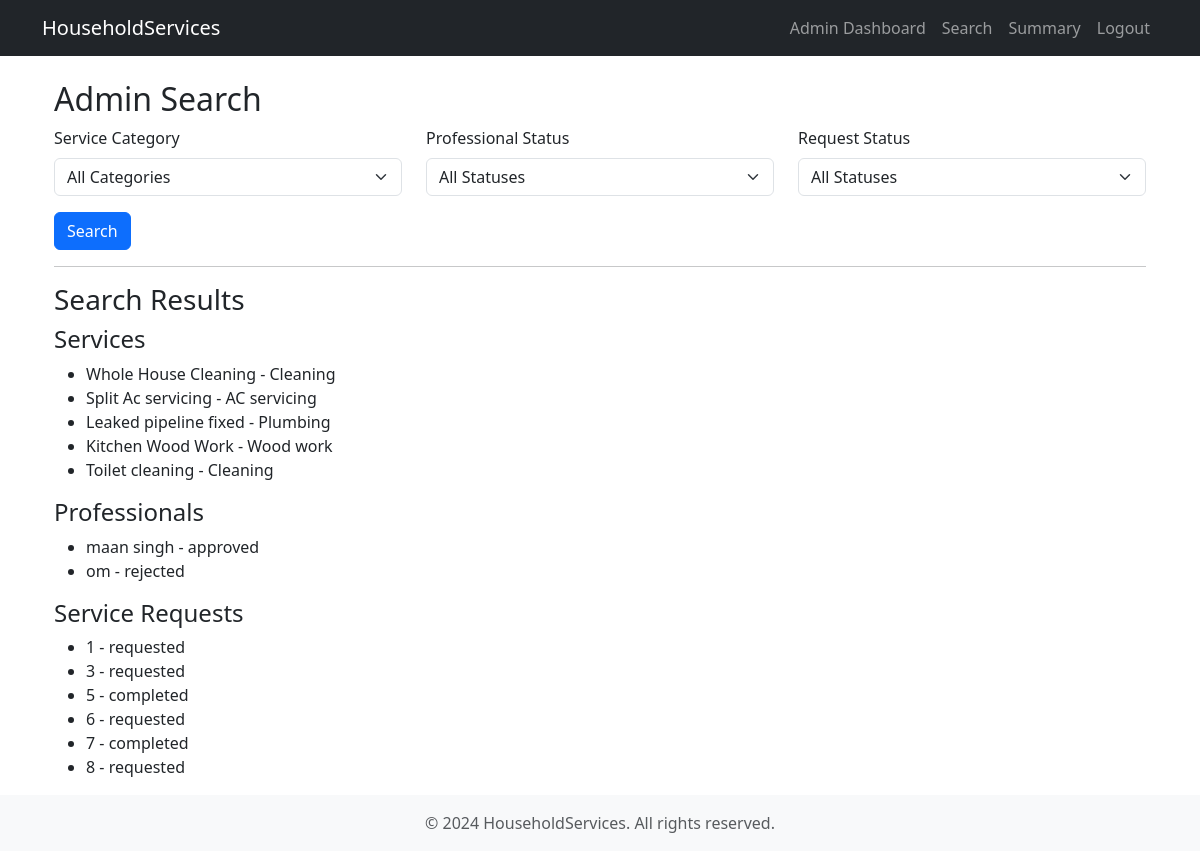
/admin/search (signed in), run on an earlier commit of the app's database.
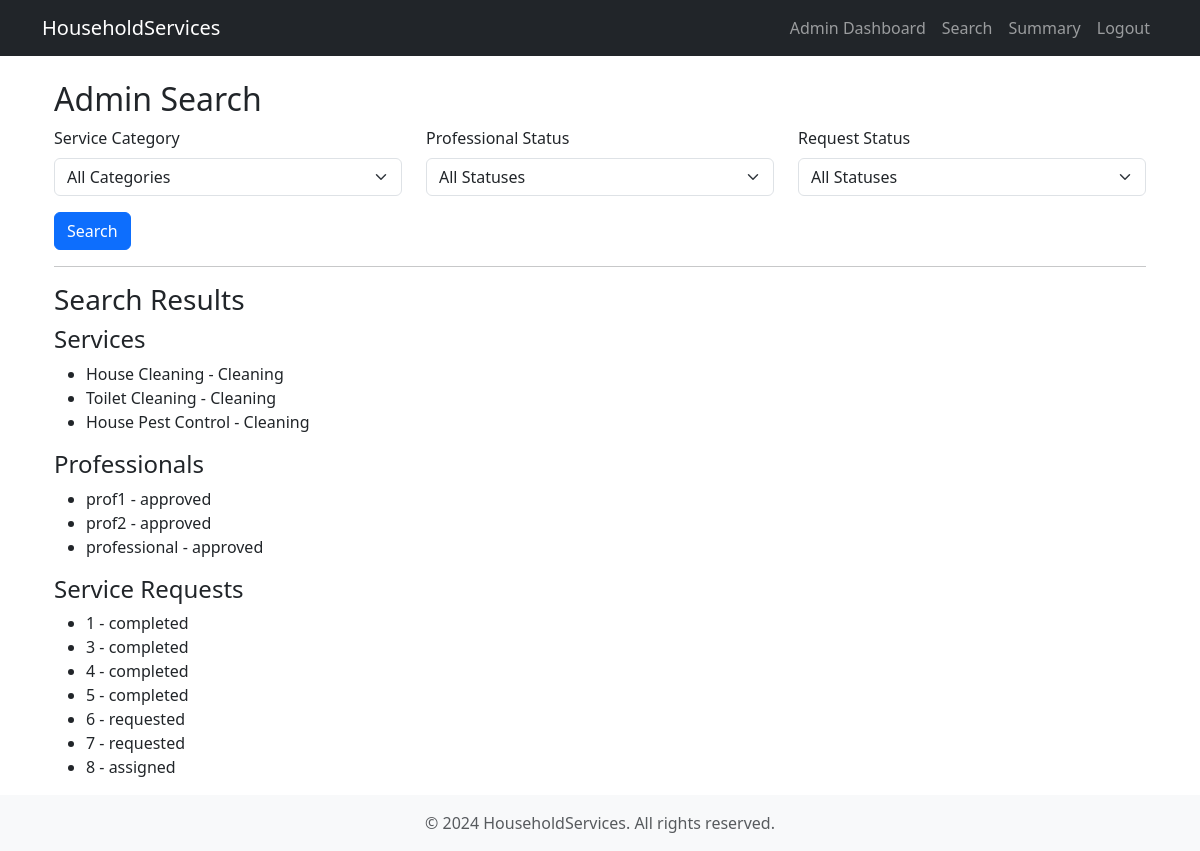
And on a later commit of the database.
### models.py (models this page shows, shortened)
class ServicePackage(db.Model):
    __tablename__ = 'service_package'
    id = db.Column(db.Integer, primary_key=True)
    name = db.Column(db.String(120), nullable=False)
    price = db.Column(db.Float, nullable=False)
    service_category_id = db.Column(db.Integer, db.ForeignKey('service_category.id'), nullable=False)
    time = db.Column(db.Integer, nullable=False)  # Time in hours
    description = db.Column(db.Text, nullable=False)
    service_requests = db.relationship('ServiceRequest', backref='service_package', lazy=True, cascade="all, delete-orphan")

class ServiceCategory(db.Model):
    __tablename__ = 'service_category'
    id = db.Column(db.Integer, primary_key=True)
    name = db.Column(db.String(100), nullable=False)
    service_packages = db.relationship('ServicePackage', backref='service_category', lazy=True, cascade="all, delete-orphan")

class Professional(db.Model):
    __tablename__ = 'professional'
    id = db.Column(db.Integer, primary_key=True)
    email = db.Column(db.String(120), unique=True, nullable=False)
    passhash = db.Column(db.String(256), nullable=False)
    full_name = db.Column(db.String(120), nullable=False)
    city = db.Column(db.String(100), nullable=False)
    pincode = db.Column(db.String(10), nullable=False)
    phone_number = db.Column(db.String(15), nullable=False)
    service_package_id = db.Column(db.Integer, db.ForeignKey('service_package.id'), nullable=False)
    experience = db.Column(db.Integer, nullable=False)
    document = db.Column(db.String(255), nullable=False)
    status = db.Column(db.String(50), nullable=False, default="pending")
    rejected_requests = db.relationship('RejectedServiceRequest', backref='professional', lazy=True, cascade="all, delete-orphan")
    service_package = db.relationship('ServicePackage', backref='professionals', lazy=True)

class ServiceRequest(db.Model):
    __tablename__ = 'service_request'
    id = db.Column(db.Integer, primary_key=True)
    customer_id = db.Column(db.Integer, db.ForeignKey('customer.id'), nullable=False)
    professional_id = db.Column(db.Integer, db.ForeignKey('professional.id'), nullable=True)  # Null until assigned
    service_package_id = db.Column(db.Integer, db.ForeignKey('service_package.id'), nullable=False)
    status = db.Column(db.String(50), nullable=False, default="requested")  # requested, assigned, completed
    date_of_request = db.Column(db.DateTime, nullable=False)
    date_of_completion = db.Column(db.DateTime, nullable=True)
    rating = db.Column(db.Float, nullable=True)
    remarks = db.Column(db.Text, nullable=True)
    professional = db.relationship('Professional', backref='service_requests', lazy=True)

### Folder1/admin_dashboard.py (the view)
@admin_blueprint.route('/search', methods=['GET'])
@admin_required
def search():
    service_category_id = request.args.get('service_category')
    professional_status = request.args.get('professional_status')
    request_status = request.args.get('request_status')
    services = ServicePackage.query
    if service_category_id:
        services = services.filter_by(service_category_id=service_category_id)
    services = services.all()
    professionals = Professional.query
    if professional_status:
        professionals = professionals.filter_by(status=professional_status)
    professionals = professionals.all()
    service_requests = ServiceRequest.query
    if request_status:
        service_requests = service_requests.filter_by(status=request_status)
    service_requests = service_requests.all()
    service_categories = ServiceCategory.query.all()
    return render_template('admin_search.html',
                           services=services,
                           professionals=professionals,
                           service_requests=service_requests,
                           service_categories=service_categories)

### Folder1/admin_dashboard.py (called while the page is built)
def admin_required(f):
    @wraps(f)
    def decorated_function(*args, **kwargs):
        if 'user_id' not in session or session.get('role') != 'admin':
            flash('Please login as admin to access this page.', 'danger')
            return redirect(url_for('authentication.user_login'))
        return f(*args, **kwargs)
    return decorated_function

### templates/admin_search.html (shortened to what this page needs)
{% extends "base.html" %}
{% block content %}
<div class="container mt-4">
    <h2>Admin Search</h2>
    <form method="GET" action="{{ url_for('admin.search') }}">
        <div class="row mb-3">
            <div class="col">
                <label for="service_category" class="form-label">Service Category</label>
                <select class="form-select" name="service_category">
                    <option value="">All Categories</option>
                </select>
            </div>
            <div class="col">
                <label for="professional_status" class="form-label">Professional Status</label>
                <select class="form-select" name="professional_status">
                    <option value="">All Statuses</option>
                </select>
            </div>
            <div class="col">
                <label for="request_status" class="form-label">Request Status</label>
                <select class="form-select" name="request_status">
                    <option value="">All Statuses</option>
                </select>
            </div>
        </div>
        <button type="submit" class="btn btn-primary">Search</button>
    </form>
    <hr>
    <h3>Search Results</h3>
    <div>
        <h4>Services</h4>
        <ul>
            {% for service in services %}
            <li>{{ service.name }} - {{ service.service_category.name }}</li>
            {% endfor %}
        </ul>
    </div>
    <div>
        <h4>Professionals</h4>
        <ul>
            {% for professional in professionals %}
            <li>{{ professional.full_name }} - {{ professional.status }}</li>
            {% endfor %}
        </ul>
    </div>
    <div>
        <h4>Service Requests</h4>
        <ul>
            {% for request in service_requests %}
            <li>{{ request.id }} - {{ request.status }}</li>
            {% endfor %}
        </ul>
    </div>
</div>
{% endblock %}

What changed in the data, as far as the page shows it:
removed ServicePackage: name "Split Ac servicing", service_category.name "AC servicing"
removed ServicePackage: name "Leaked pipeline fixed", service_category.name "Plumbing"
removed ServicePackage: name "Kitchen Wood Work", service_category.name "Wood work"
removed ServicePackage: name "Toilet cleaning", service_category.name "Cleaning"
added ServicePackage: name "House Cleaning", service_category.name "Cleaning"
changed ServicePackage: name "Whole House Cleaning" → "Toilet Cleaning"
added ServicePackage: name "House Pest Control", service_category.name "Cleaning"
changed Professional: full_name "maan singh" → "prof1"
changed Professional: full_name "om" → "prof2"; status "rejected" → "approved"
added Professional: full_name "professional", status "approved"
changed ServiceRequest id 1: status "requested" → "completed"
changed ServiceRequest id 3: status "requested" → "completed"
added ServiceRequest: id "4", status "completed"
changed ServiceRequest id 7: status "completed" → "requested"
changed ServiceRequest id 8: status "requested" → "assigned"
